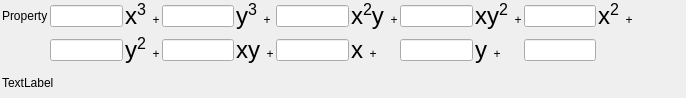
<?xml version="1.0" encoding="UTF-8"?>
<ui version="4.0">
 <class>ThirdOrderPolynomialWidget</class>
 <widget class="QFrame" name="ThirdOrderPolynomialWidget">
  <property name="geometry">
   <rect>
    <x>0</x>
    <y>0</y>
    <width>686</width>
    <height>98</height>
   </rect>
  </property>
  <layout class="QGridLayout" name="gridLayout_2">
   <property name="leftMargin">
    <number>2</number>
   </property>
   <property name="topMargin">
    <number>2</number>
   </property>
   <property name="rightMargin">
    <number>2</number>
   </property>
   <property name="bottomMargin">
    <number>2</number>
   </property>
   <property name="horizontalSpacing">
    <number>2</number>
   </property>
   <item row="1" column="10">
    <widget class="QLineEdit" name="c20">
     <property name="minimumSize">
      <size>
       <width>50</width>
       <height>0</height>
      </size>
     </property>
     <property name="maximumSize">
      <size>
       <width>75</width>
       <height>16777215</height>
      </size>
     </property>
    </widget>
   </item>
   <item row="1" column="4">
    <widget class="QLineEdit" name="c03">
     <property name="minimumSize">
      <size>
       <width>50</width>
       <height>0</height>
      </size>
     </property>
     <property name="maximumSize">
      <size>
       <width>75</width>
       <height>16777215</height>
      </size>
     </property>
    </widget>
   </item>
   <item row="1" column="1">
    <widget class="QLabel" name="label">
     <property name="text">
      <string>Property</string>
     </property>
    </widget>
   </item>
   <item row="1" column="2">
    <widget class="QLineEdit" name="c30">
     <property name="minimumSize">
      <size>
       <width>50</width>
       <height>0</height>
      </size>
     </property>
     <property name="maximumSize">
      <size>
       <width>75</width>
       <height>16777215</height>
      </size>
     </property>
    </widget>
   </item>
   <item row="3" column="16">
    <widget class="QLabel" name="label_7">
     <property name="text">
      <string/>
     </property>
    </widget>
   </item>
   <item row="1" column="6">
    <widget class="QLineEdit" name="c21">
     <property name="minimumSize">
      <size>
       <width>50</width>
       <height>0</height>
      </size>
     </property>
     <property name="maximumSize">
      <size>
       <width>75</width>
       <height>16777215</height>
      </size>
     </property>
    </widget>
   </item>
   <item row="1" column="3">
    <widget class="QLabel" name="label_8">
     <property name="text">
      <string>&lt;html&gt;&lt;head/&gt;&lt;body&gt;&lt;p&gt;&lt;span style=&quot; font-size:18pt;&quot;&gt;x&lt;/span&gt;&lt;span style=&quot;font-size:18pt; vertical-align:super;&quot;&gt;3&lt;/span&gt;&amp;nbsp;&amp;nbsp;+&lt;/p&gt;&lt;/body&gt;&lt;/html&gt;</string>
     </property>
    </widget>
   </item>
   <item row="1" column="5">
    <widget class="QLabel" name="label_9">
     <property name="text">
      <string>&lt;html&gt;&lt;head/&gt;&lt;body&gt;&lt;p&gt;&lt;span style=&quot; font-size:18pt;&quot;&gt;y&lt;/span&gt;&lt;span style=&quot;font-size:18pt; vertical-align:super;&quot;&gt;3&lt;/span&gt;&amp;nbsp;&amp;nbsp;+&lt;/p&gt;&lt;/body&gt;&lt;/html&gt;</string>
     </property>
    </widget>
   </item>
   <item row="1" column="8">
    <widget class="QLineEdit" name="c12">
     <property name="minimumSize">
      <size>
       <width>50</width>
       <height>0</height>
      </size>
     </property>
     <property name="maximumSize">
      <size>
       <width>75</width>
       <height>16777215</height>
      </size>
     </property>
    </widget>
   </item>
   <item row="1" column="7">
    <widget class="QLabel" name="label_10">
     <property name="text">
      <string>&lt;html&gt;&lt;head/&gt;&lt;body&gt;&lt;p&gt;&lt;span style=&quot; font-size:18pt;&quot;&gt;x&lt;/span&gt;&lt;span style=&quot;font-size:18pt; vertical-align:super;&quot;&gt;2&lt;/span&gt;&lt;span style=&quot; font-size:18pt;&quot;&gt;y&lt;/span&gt;&amp;nbsp;&amp;nbsp;+&lt;/p&gt;&lt;/body&gt;&lt;/html&gt;</string>
     </property>
    </widget>
   </item>
   <item row="1" column="9">
    <widget class="QLabel" name="label_11">
     <property name="text">
      <string>&lt;html&gt;&lt;head/&gt;&lt;body&gt;&lt;p&gt;&lt;span style=&quot; font-size:18pt;&quot;&gt;xy&lt;/span&gt;&lt;span style=&quot;font-size:18pt; vertical-align:super;&quot;&gt;2&lt;/span&gt;&lt;span style=&quot; font-size:18pt;&quot;&gt;&lt;/span&gt;&amp;nbsp;&amp;nbsp;+&lt;/p&gt;&lt;/body&gt;&lt;/html&gt;</string>
     </property>
    </widget>
   </item>
   <item row="1" column="11">
    <widget class="QLabel" name="label_2">
     <property name="text">
      <string>&lt;html&gt;&lt;head/&gt;&lt;body&gt;&lt;p&gt;&lt;span style=&quot; font-size:18pt;&quot;&gt;x&lt;/span&gt;&lt;span style=&quot;font-size:18pt; vertical-align:super;&quot;&gt;2&lt;/span&gt;&amp;nbsp;&amp;nbsp;+&lt;/p&gt;&lt;/body&gt;&lt;/html&gt;</string>
     </property>
    </widget>
   </item>
   <item row="2" column="2">
    <widget class="QLineEdit" name="c02">
     <property name="minimumSize">
      <size>
       <width>50</width>
       <height>0</height>
      </size>
     </property>
     <property name="maximumSize">
      <size>
       <width>75</width>
       <height>16777215</height>
      </size>
     </property>
    </widget>
   </item>
   <item row="2" column="3">
    <widget class="QLabel" name="label_3">
     <property name="text">
      <string>&lt;html&gt;&lt;head/&gt;&lt;body&gt;&lt;p&gt;&lt;span style=&quot; font-size:18pt;&quot;&gt;y&lt;/span&gt;&lt;span style=&quot;font-size:18pt; vertical-align:super;&quot;&gt;2&lt;/span&gt;&amp;nbsp;&amp;nbsp;+&lt;/p&gt;&lt;/body&gt;&lt;/html&gt;</string>
     </property>
    </widget>
   </item>
   <item row="2" column="4">
    <widget class="QLineEdit" name="c11">
     <property name="minimumSize">
      <size>
       <width>50</width>
       <height>0</height>
      </size>
     </property>
     <property name="maximumSize">
      <size>
       <width>75</width>
       <height>16777215</height>
      </size>
     </property>
     <property name="text">
      <string/>
     </property>
    </widget>
   </item>
   <item row="2" column="5">
    <widget class="QLabel" name="label_4">
     <property name="text">
      <string>&lt;html&gt;&lt;head/&gt;&lt;body&gt;&lt;p&gt;&lt;span style=&quot; font-size:18pt;&quot;&gt;xy&lt;/span&gt;&amp;nbsp;&amp;nbsp;+&lt;/p&gt;&lt;/body&gt;&lt;/html&gt;</string>
     </property>
    </widget>
   </item>
   <item row="2" column="6">
    <widget class="QLineEdit" name="c10">
     <property name="minimumSize">
      <size>
       <width>50</width>
       <height>0</height>
      </size>
     </property>
     <property name="maximumSize">
      <size>
       <width>75</width>
       <height>16777215</height>
      </size>
     </property>
    </widget>
   </item>
   <item row="2" column="7">
    <widget class="QLabel" name="label_5">
     <property name="text">
      <string>&lt;html&gt;&lt;head/&gt;&lt;body&gt;&lt;p&gt;&lt;span style=&quot; font-size:18pt;&quot;&gt;x&lt;/span&gt;&amp;nbsp;&amp;nbsp;+&lt;/p&gt;&lt;/body&gt;&lt;/html&gt;</string>
     </property>
    </widget>
   </item>
   <item row="2" column="8">
    <widget class="QLineEdit" name="c01">
     <property name="minimumSize">
      <size>
       <width>50</width>
       <height>0</height>
      </size>
     </property>
     <property name="maximumSize">
      <size>
       <width>75</width>
       <height>16777215</height>
      </size>
     </property>
    </widget>
   </item>
   <item row="2" column="9">
    <widget class="QLabel" name="label_6">
     <property name="text">
      <string>&lt;html&gt;&lt;head/&gt;&lt;body&gt;&lt;p&gt;&lt;span style=&quot; font-size:18pt;&quot;&gt;y&lt;/span&gt;&amp;nbsp;&amp;nbsp;+&lt;/p&gt;&lt;/body&gt;&lt;/html&gt;</string>
     </property>
    </widget>
   </item>
   <item row="2" column="10">
    <widget class="QLineEdit" name="c00">
     <property name="minimumSize">
      <size>
       <width>50</width>
       <height>0</height>
      </size>
     </property>
     <property name="maximumSize">
      <size>
       <width>75</width>
       <height>16777215</height>
      </size>
     </property>
    </widget>
   </item>
   <item row="1" column="13">
    <spacer name="horizontalSpacer">
     <property name="orientation">
      <enum>Qt::Horizontal</enum>
     </property>
     <property name="sizeHint" stdset="0">
      <size>
       <width>40</width>
       <height>20</height>
      </size>
     </property>
    </spacer>
   </item>
   <item row="2" column="11" colspan="3">
    <spacer name="horizontalSpacer_2">
     <property name="orientation">
      <enum>Qt::Horizontal</enum>
     </property>
     <property name="sizeHint" stdset="0">
      <size>
       <width>40</width>
       <height>20</height>
      </size>
     </property>
    </spacer>
   </item>
   <item row="3" column="1" colspan="13">
    <widget class="QLabel" name="errorLabel">
     <property name="text">
      <string>TextLabel</string>
     </property>
     <property name="wordWrap">
      <bool>true</bool>
     </property>
    </widget>
   </item>
  </layout>
 </widget>
 <tabstops>
  <tabstop>c20</tabstop>
 </tabstops>
 <resources/>
 <connections/>
</ui>
